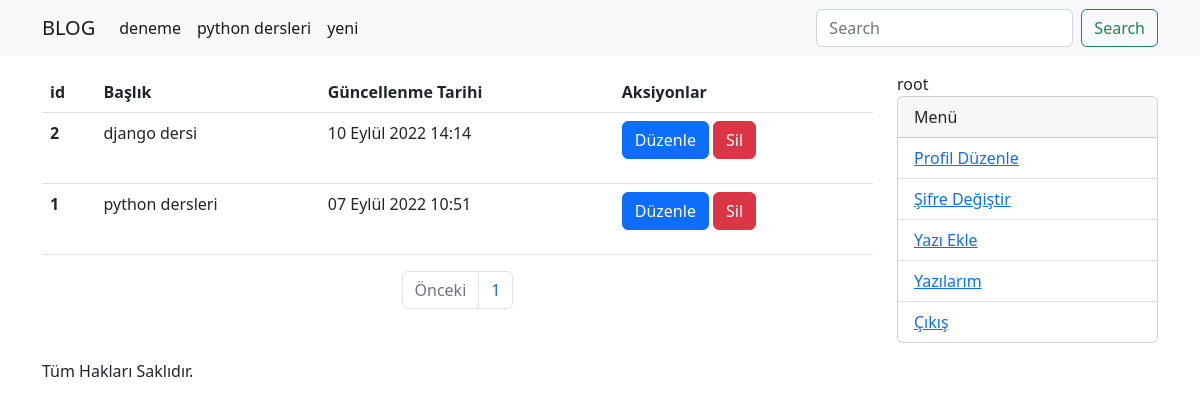
The app's page /yazilarim (signed in) with its own data.
### blog/models/kategori.py (models this page shows, shortened)
class KategoriModel(models.Model):
    isim = models.CharField(max_length=30, blank=False, null=False)
    slug = AutoSlugField(populate_from='isim', unique = True)
    class Meta:
        db_table = 'kategori'
        verbose_name_plural = 'Kategoriler'
        verbose_name ='Kategori'

### blog/models/yazi.py (models this page shows, shortened)
class YazilarModel(DateAbstractModel):
    resim=models.ImageField(upload_to='yazi_resimleri')
    baslik = models.CharField(max_length=50)
    icerik = RichTextField()
    slug = AutoSlugField(populate_from='baslik', unique=True)
    kategoriler = models.ManyToManyField(KategoriModel, related_name='yazi' )
    yazar = models.ForeignKey('account.CustomUserModel', on_delete = models.CASCADE, related_name='yazilar')
    class Meta:
        verbose_name='Yazi'
        verbose_name_plural='Yazilar'
        db_table='Yazi'

### account/models.py (models this page shows)
class CustomUserModel(AbstractUser):
    avatar=models.ImageField(upload_to='avatar/', blank=True, null=True)
    class Meta:
        db_table='user'
        verbose_name='Kullanıcı'
        verbose_name_plural='Kullanıcılar'
    def __str__(self):
        return self.username

### blog/views/yazilarim.py (the view)
# urls.py: path('yazilarim', yazilarim, name='yazilarim'),
@login_required(login_url='/')
def yazilarim(request):
    yazilar = request.user.yazilar.order_by('-id')
    sayfa =  request.GET.get('sayfa')
    paginator = Paginator(yazilar, 5)
    return render(request, 'pages/yazilarim.html', context={
        'yazilar': paginator.get_page(sayfa),
    })

### blog/templatetags/kategori_list.py (called while the page is built)
@register.simple_tag
def kategori_list():
    kategoriler=KategoriModel.objects.all()
    return kategoriler

### blog/templates/pages/yazilarim.html (shortened to what this page needs)
{% extends 'base.html' %}
{% block content %}
<table class="table">
    <thead>
      <tr>
        <th scope="col">id</th>
        <th scope="col">Başlık</th>
        <th scope="col">Güncellenme Tarihi</th>
        <th scope="col">Aksiyonlar</th>
        </tr>
    </thead>
    <tbody>
        {% for yazi in yazilar %}
            <tr>
                <th scope="row">{{ yazi.id }}</th>
                <td>{{ yazi.baslik }}</td>
                <td>{{ yazi.duzenlenme_tarihi}}</td>
                <td>
                  <P>
                    <a class="btn btn-primary" href="{% url 'yazi-guncelle' slug=yazi.slug %}">Düzenle</a>
                    <a class="btn btn-danger" href="{% url 'yazi-sil' slug=yazi.slug %}">Sil</a>
                  </P>
                </td>
            </tr>
        {% empty %}
        <div class="alert alert-warning" role="alert">
          <p>Hiç yazınız yok..</p>
        </div>
        {% endfor %}
    </tbody>
  </table>
<nav aria-label="Page navigation example">
  <ul class="pagination justify-content-center">
    {% if yazilar.has_previous %}
    <li class="page-item ">
      <a class="page-link" href="?sayfa={{yazilar.previous_page_number}}">Önceki</a>
    </li>
    {% else %}
    <li class="page-item disabled">
      <a class="page-link">Önceki</a>
    </li>
    {% endif %}
    <li class="page-item"><a class="page-link" href="#">{{yazilar.number}}</a></li>
  </ul>
</nav>
{% endblock %}

### templates/components/navbar.html (shortened to what this page needs)
{% load kategori_list %}
{% kategori_list as kategoriler %}
<nav class="navbar navbar-expand-lg bg-light">
    <div class="container">
      <a class="navbar-brand" href="{% url 'anasayfa' %}">BLOG</a>
      <div class="collapse navbar-collapse" id="navbarSupportedContent">
        <ul class="navbar-nav me-auto mb-2 mb-lg-0">
          {% for kategori in kategoriler %}
          <li class="nav-item">
            <a class="nav-link active" aria-current="page" href="{% url 'kategori' kategoriSlug=kategori.slug %}">{{ kategori.isim }}</a>
          </li>
          {% endfor %}
        </ul>
        <form acrion="{% url 'anasayfa' %}" class="d-flex" role="search">
          <input class="form-control me-2" name="sorgu" type="search" placeholder="Search" aria-label="Search">
          <button class="btn btn-outline-success"  type="submit">Search</button>
        </form>
      </div>
    </div>
  </nav>

### templates/components/sidebar.html
<div class="col-sm-3">
  {{request.user}}
    <div class="card mb-3">
        <div class="card-header">
          Menü
        </div>
          <ul class="list-group list-group-flush">
            <li class="list-group-item"><a href="{% url 'profil-guncelle' %}">Profil Düzenle</a></li>
            <li class="list-group-item"><a href="{% url 'sifre-degistir' %}">Şifre Değiştir</a></li>
            <li class="list-group-item"><a href="{% url 'yazi-ekle' %}">Yazı Ekle</li>
            <li class="list-group-item"><a href="{% url 'yazilarim' %}">Yazılarım</a></li>
            <li class="list-group-item"><a href="{% url 'cikis' %}">Çıkış</a></li>
          </ul>
      </div>
</div>

### records on screen
KategoriModel: isim "deneme"
KategoriModel: isim "python dersleri"
KategoriModel: isim "yeni"
YazilarModel: id "2", baslik "django dersi", duzenlenme_tarihi "10 Eylül 2022 14:14"
YazilarModel: id "1", baslik "python dersleri", duzenlenme_tarihi "07 Eylül 2022 10:51"
CustomUserModel: user "root"

### other values on screen
{{ yazilar.number }} "1"
